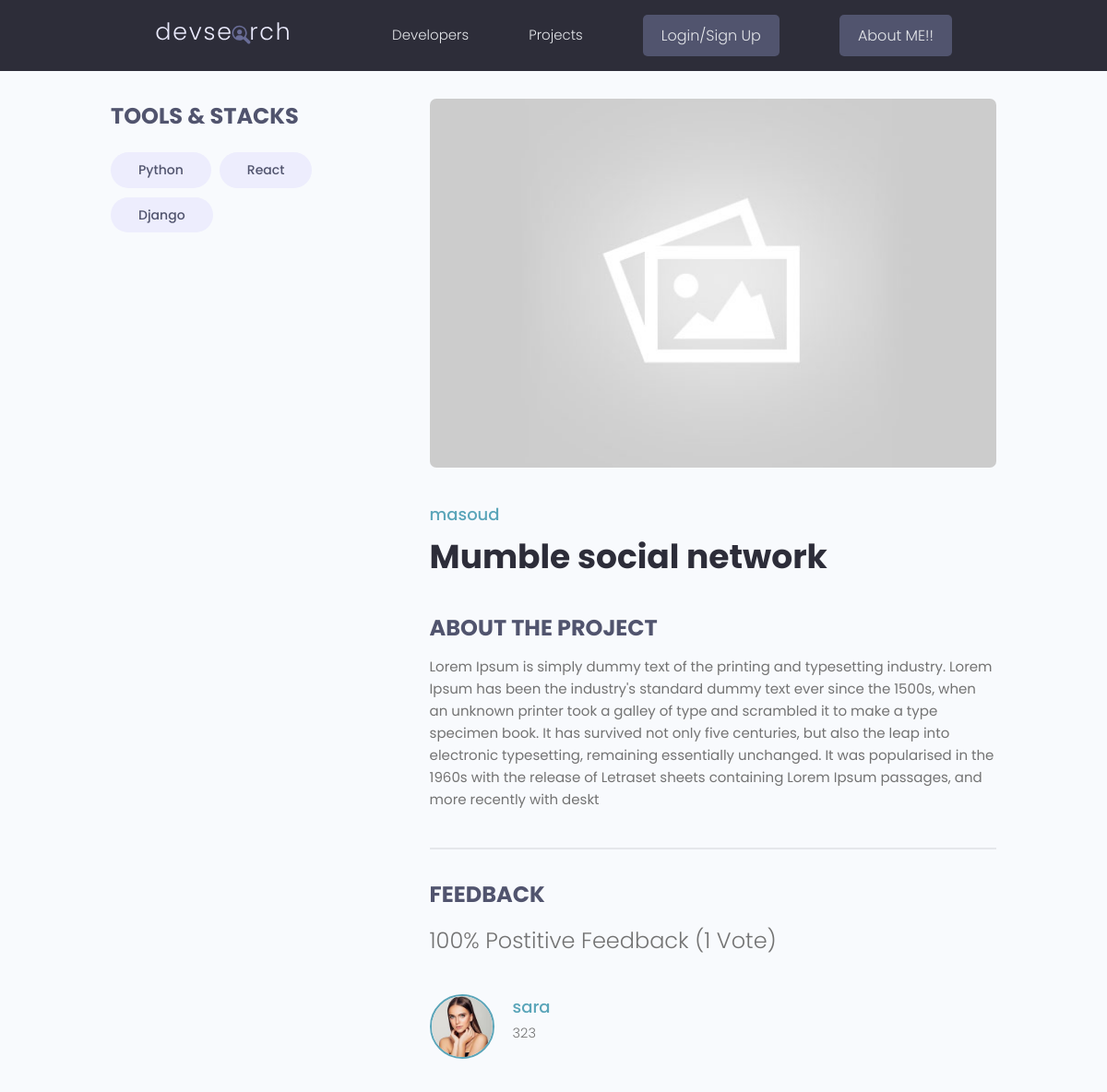
The page /projects/project/b98b875e-b2b9-46d3-a30c-b3df5822e103 on the database its author committed.
### projects/models.py (models this page shows, shortened)
class Tag(models.Model):
    name = models.CharField(max_length=200)
    created = models.DateTimeField(auto_now_add=True)
    id = models.UUIDField(default=uuid.uuid4, unique=True, primary_key=True, editable=False)
    def __str__(self):
        return self.name

class Project(models.Model):
    owner= models.ForeignKey(Profile, null=True, blank=True, on_delete=models.SET_NULL)
    title = models.CharField(max_length=200)
    description = models.TextField(max_length=500, null=True, blank=True)
    demo_link = models.CharField(max_length=2000,null=True, blank=True)
    featured_image = models.ImageField(null=True, blank=True, default='default.jpg')
    source_link = models.CharField(max_length=2000,null=True, blank=True)
    tags = models.ManyToManyField('Tag', blank= True , null= True,)
    vote_total = models.IntegerField(default=0, null=True,blank=True)
    vote_ratio = models.IntegerField(default=0, null=True, blank=True)
    created=models.DateTimeField(auto_now_add=True)
    id = models.UUIDField(default=uuid.uuid4,unique=True,primary_key=True , editable=False)
    class Meta:
        ordering=['-vote_ratio','-vote_total','title']
    @property
    def reviewers(self):
        query_set= self.review_set.all().values_list('owner__id',flat=True)
        return query_set

class Review(models.Model):
    VOTE_TYPE = (
        ('up', 'Up Vote'),
        ('down', 'Down Vote'),
    )
    owner=models.ForeignKey(Profile,on_delete=models.CASCADE,null=True)
    project= models.ForeignKey(Project , on_delete=models.CASCADE)
    body = models.TextField(null=True , blank= True)
    value = models.CharField(max_length=200, choices=VOTE_TYPE)
    created = models.DateTimeField(auto_now_add=True)
    id = models.UUIDField(default=uuid.uuid4, unique=True, primary_key=True, editable=False)
    class Meta:
        unique_together = [['owner','project']]

### users/models.py (models this page shows, shortened)
class Profile(models.Model):
    user = models.OneToOneField(User, on_delete=models.CASCADE, null=True, blank=True)
    name = models.CharField(max_length=200, blank=True, null=True)
    username= models.CharField(max_length=200, blank=True, null=True)
    location = models.CharField(max_length=200, blank=True, null=True)
    email = models.EmailField(max_length=400 , null=True, blank=True)
    short_intro=models.CharField(max_length=400 , null=True, blank=True)
    bio=models.TextField(null=True,blank=True)
    profile_image=models.ImageField(null=True,blank=True,upload_to='profiles/', default='profiles/user-default.png')
    social_github = models.CharField(max_length=200, blank=True, null=True)
    social_twitter = models.CharField(max_length=200, blank=True, null=True)
    linkedin = models.CharField(max_length=200, blank=True, null=True)
    youtube = models.CharField(max_length=200, blank=True, null=True)
    created=models.DateTimeField(auto_now_add=True)
    id = models.UUIDField(default=uuid.uuid4, unique=True,primary_key=True,editable=False)

### projects/views.py (the view, shortened to what this page needs)
# urls.py: path('project/<str:pk>',views.project, name="project"),
def project(request , pk):
    projectObj= Project.objects.get(id=pk)
    form=ReviewForm()
    reviewed=False
    tags=projectObj.tags.all()
    reviews=Review.objects.filter(project=projectObj)
    context={'project':projectObj , 'tags':tags , "reviews":reviews,"form":form}
    return render(request, "projects/single_project.html",context)

### projects/templates/projects/single_project.html (shortened to what this page needs)
{% extends 'main.html' %}
{% block content %}
  <main class="singleProject my-md">
    <div class="container">
      <div class="layout">
        <div class="column column--1of3">
          <h3 class="singleProject__subtitle">Tools & Stacks</h3>
          <div class="singleProject__toolStack">
              {% for tag in project.tags.all %}
                <span class="tag tag--pill tag--sub tag--lg">
                    <small>{{ tag }}</small>
                </span>
              {% endfor %}
          </div>
        </div>
        <div class="column column--2of3">
          <img class="singleProject__preview" src="{{ project.featured_image.url}}" alt="portfolio thumbnail" />
          <a href="{% url 'user-profile' project.owner.id %}" class="singleProject__developer">{{ project.owner.name}}</a>
          <h2 class="singleProject__title">{{ project.title}}</h2>
          <h3 class="singleProject__subtitle">About the Project</h3>
          <div class="singleProject__info">
              {{ project.description }}
          </div>
          <div class="comments">
            <h3 class="singleProject__subtitle">Feedback</h3>
            <h5 class="project--rating">
              {{ project.vote_ratio }}% Postitive Feedback ({{ project.vote_total }} Vote{{ project.vote_total|pluralize:"s" }})
            </h5>
            <div class="commentList">
            {% for review in reviews %}
                {% if review.body %}
                  <div class="comment">
                    <a href="{% url "user-profile" review.owner.id %}">
                      <img class="avatar avatar--md"
                        src="{{ review.owner.profile_image.url }}" alt="user" />
                    </a>
                    <div class="comment__details">
                      <a href="{% url "user-profile" review.owner.id %}" class="comment__author">{{ review.owner.name}}</a>
                      <p class="comment__info">
                       {{ review.body|linebreaksbr }}
                      </p>
                    </div>
                  </div>
                {% endif %}
            {% endfor %}
            </div>
          </div>
        </div>
      </div>
    </div>
  </main>
{% endblock content %}

### static/styles/app.css (style rules this page uses)
:root { --color-sub: #2d2d39; }
img { width: 100%; }
.singleProject .column--1of3 { order: 2; }
@media screen and (min-width: 1081px) { .singleProject .column--1of3 { order: 1; } }
@media screen and (min-width: 1081px) { .singleProject .column--2of3 { order: 2; } }
.singleProject__toolStack { margin-top: 2rem; margin-bottom: 4rem; }
.singleProject__preview { height: 50vh; object-fit: cover; object-position: top center; margin-bottom: 3rem; border-radius: 0.7rem; }
.singleProject__developer { font-size: 1.8rem; font-weight: 500; }
.singleProject__title { font-size: 3.6rem; font-weight: 700; color: var(--color-sub); margin-bottom: 3rem; }
.project--rating { margin-bottom: 1.6em; margin-top: .5em; }
.singleProject__subtitle { text-transform: uppercase; font-size: 2.4rem; font-weight: 700; color: var(--color-sub-light); margin-bottom: 1rem; }
.comments { margin-top: 4rem; padding-top: 3rem; border-top: 2px solid var(--color-light); }
.commentList { margin: 3rem 0; }
.comment { display: flex; gap: 2rem; }
.comment__author { font-size: 1.8rem; }
.comment__info { font-size: 1.45rem; }

### static/uikit/styles/modules/_variables.css (style rules this page uses)
:root { --color-main: #5aa5b9; --color-main-light: #e6faff; --color-sub: #3f4156; --color-sub-light: #51546e; --color-sub-lighter: #ededfd; --color-text: #737373; --color-gray: #8b8b8b; --color-light: #e5e7eb; --color-light-gray: #767676; --color-bg: #f8fafd; --color-white: #fffefd; --color-white-light: #f3f3f3; --color-success: #359e64; --color-success-bg: #def8e8; --color-error: #fc4b0b; --color-error-bg: #fff2ee; --font-base: 'Poppins', arial, helvetica, 'Segoe UI', roboto, ubuntu, sans-serif; --font-monospace: 'Fira Code', 'Courier New', courier, monospace; --font-regular: 300; --font-medium: 500; --font-bold: 700; --generic-shadow: 1px 1px 5px #00000010; --generic-transition: all 0.3s ease-in-out; }

### static/uikit/styles/modules/_base.css (style rules this page uses)
* { margin: 0; padding: 0; box-sizing: border-box; text-rendering: optimizeLegibility; color: inherit; font-size: inherit; }
html { font-size: 50%; }
@media only screen and (min-width: 480px) { html { font-size: 56.25%; } }
@media only screen and (min-width: 1200px) { html { font-size: 62.5%; } }
body { line-height: 1.6; font-weight: 400; font-size: 1.5rem; color: var(--color-text); background-color: var(--color-bg); min-height: 100vh; }

### static/uikit/styles/modules/_typography.css (style rules this page uses)
* { font-family: var(--font-base); }
h2 { font-size: 3.6rem; font-weight: var(--font-bold); }
h3 { font-size: 3.2rem; font-weight: var(--font-medium); }
h5 { font-size: 2.4rem; font-weight: var(--font-medium); }
h5, h6 { font-weight: var(--font-regular); }
p, span, strong { font-size: 1.6rem; color: var(--color-text); font-weight: var(--font-regular); }
a { padding-bottom: 2px; text-decoration: none; display: inline-block; color: var(--color-main); font-weight: var(--font-medium); }

### static/uikit/styles/modules/_utilities.css (style rules this page uses)
.container { width: 92%; max-width: 165rem; margin: 0 auto; box-sizing: border-box; }
@media screen and (min-width: 1000px) { .container { width: 90%; } }
@media screen and (min-width: 1200px) { .container { width: 80%; } }
.my-md { margin: 3rem auto; }

### static/uikit/styles/modules/_avatar.css (style rules this page uses)
.avatar { border-radius: 50%; border: 2px solid var(--color-main); object-fit: cover; }
.avatar--md { height: 7rem; width: 7rem; }

### static/uikit/styles/modules/_tag.css (style rules this page uses)
.tag { display: inline-flex; align-items: center; background-color: var(--color-sub); height: -webkit-fit-content; height: -moz-fit-content; height: fit-content; width: -webkit-fit-content; width: -moz-fit-content; width: fit-content; border-radius: 0.5rem; padding: 0.5rem 1.5rem; font-size: 1.2rem; cursor: pointer; }
.tag:not(:last-child) { margin-right: 0.25rem; margin-bottom: 0.75rem; }
.tag > small { color: var(--color-white); }
.tag--pill { border-radius: 5rem; }
.tag--sub, .tag--sub > small { background: var(--color-sub-lighter); color: var(--color-sub-light); font-weight: 500; }
.tag--lg { padding: 0.8rem 3rem; font-size: 1.4rem; }
.tag--lg:not(:last-child) { margin-right: 0.5rem; margin-bottom: 1rem; }

### static/uikit/styles/modules/_layout.css (style rules this page uses)
.layout { display: flex; flex-flow: row wrap; justify-content: space-between; }
.layout > .column { margin-bottom: 3rem; }
.layout > .column.column--1of3 { flex-basis: 30%; }
.layout > .column.column--2of3 { flex-basis: 64%; }

### rows shown on the page
Tag: name "Python"
Tag: name "React"
Tag: name "Django"
Project: featured_image (placeholder picture), owner.name "masoud", title "Mumble social network", description "Lorem Ipsum is simply dummy text of the printing and typesetting industry. Lorem Ipsum has been the industry's standard dummy text ever since the 1500s, when an unknown printer took a galley of type and scrambled it to make a type specimen book. It has survived not only five centuries, but also the leap into electronic typesetting, remaining essentially unchanged. It was popularised in the 1960s with the release of Letraset sheets containing Lorem Ipsum passages, and more recently with deskt", vote_ratio "100", vote_total "1"
Review: owner.profile_image (picture), owner.name "sara", body "323"
